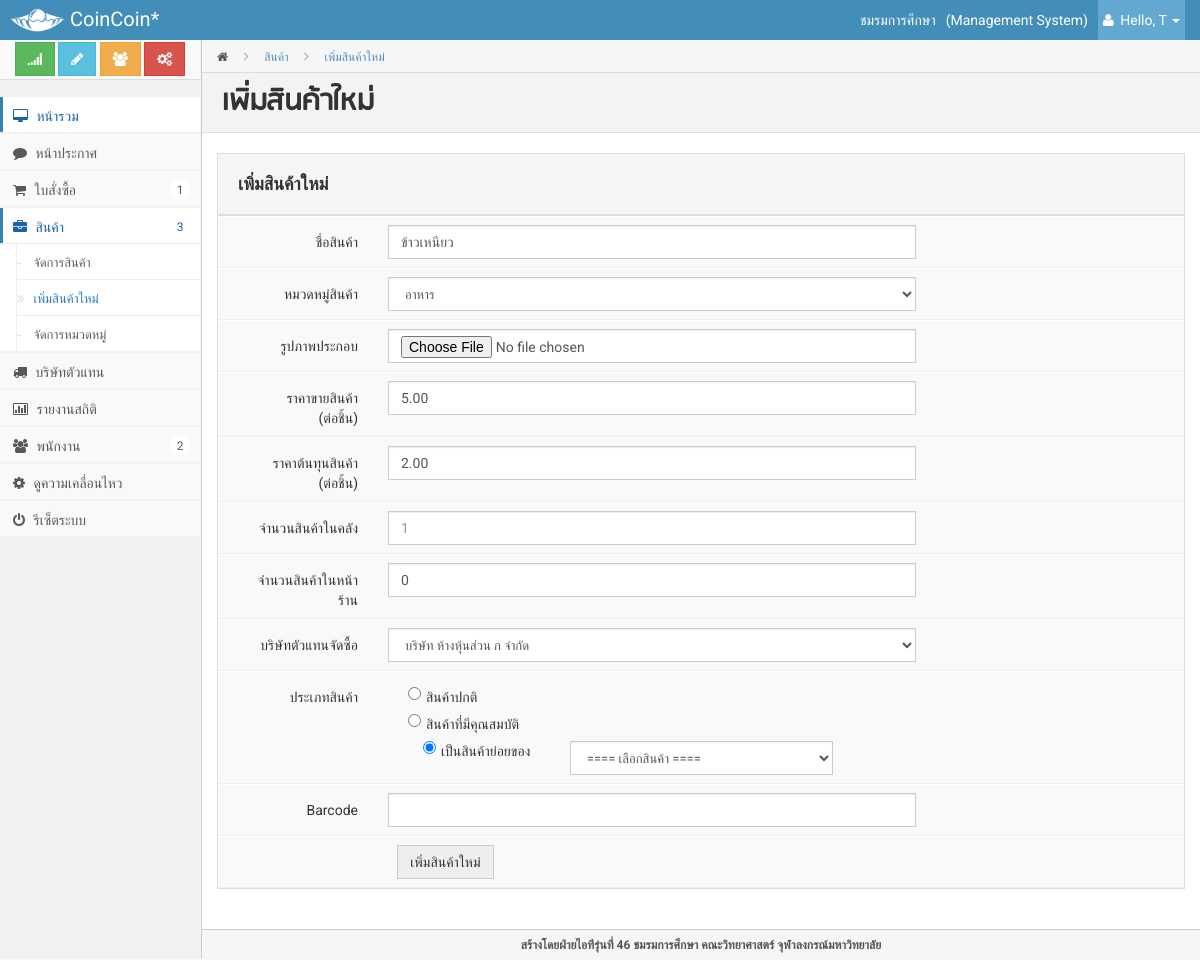
Page /admin/index.php?page=addproduct&pid=1 (signed in) on the committed database.
### tables this page shows
CREATE TABLE IF NOT EXISTS `whmakeproduct` (
  `productid` int(5) NOT NULL,
  `warehouseid` int(5) NOT NULL,
  PRIMARY KEY (`warehouseid`,`productid`),
  KEY `productidFK` (`productid`)
);

CREATE TABLE IF NOT EXISTS `product` (
  `productid` int(10) NOT NULL AUTO_INCREMENT,
  `pname` varchar(100) NOT NULL,
  `catid` int(3) NOT NULL,
  `pic` varchar(200) DEFAULT NULL,
  `price` decimal(10,2) NOT NULL,
  `cost` decimal(10,2) DEFAULT NULL,
  `stock` int(5) NOT NULL,
  `type` int(2) NOT NULL,
  `barcode` varchar(13) DEFAULT NULL,
  `parentid` int(10) DEFAULT NULL,
  PRIMARY KEY (`productid`),
  KEY `catid` (`catid`)
);

CREATE TABLE IF NOT EXISTS `category` (
  `catid` int(2) NOT NULL AUTO_INCREMENT COMMENT 'ID หมวดหมู่',
  `description` varchar(100) DEFAULT NULL COMMENT 'ชื่อหมวดหมู่',
  `ranking` int(3) NOT NULL,
  PRIMARY KEY (`catid`),
  UNIQUE KEY `description` (`description`)
);

### admin/modules/addproduct.php (the view, shortened to what this page needs)
<?php
	$pid =  (isset($_GET["pid"])) ? $_GET["pid"] : '';
	$ch = false;
	if(isset($_GET["pid"])) {
		$ch = true;
		$sqllist = "SELECT * FROM product p LEFT OUTER JOIN whmakeproduct whp ON p.productid=whp.productid LEFT OUTER JOIN warehouse wh ON wh.warehouseid = whp.warehouseid WHERE p.productid=$pid ";
		$query= mysqli_query($connect, $sqllist);
		$row = mysqli_fetch_array($query);
	}
?>
        <div class="page-head">
            <div class="bread-crumb">
                <a href="index.html"><i class="icon-home"></i></a>
                <i class="icon-angle-right"></i>
                <a href="index.php?page=product" class="bread-current">สินค้า</a>
				<i class="icon-angle-right"></i>
                <a href="#" class="bread-current">เพิ่มสินค้าใหม่</a>
            </div>
            <h3 class="content-heading">เพิ่มสินค้าใหม่</h3>
        </div>
        <div class="matter">
            <div class="container">
                <div class="row">
					<div class="col-md-12">
					<form action="index.php?page=addproduct&action=add" method="POST" class="form-horizontal form-box" role="form" enctype="multipart/form-data">
                                    <h4 class="form-box-header">เพิ่มสินค้าใหม่</h4>
                                    <div class="form-box-content">
                                        <div class="form-group">
                                            <label class="col-lg-7 control-label">ชื่อสินค้า</label>
                                            <div class="col-lg-7">
                                                <input class="form-control" placeholder="" type="text" name="product_name" <?php if($ch) echo "value=\"{$row['pname']}\"";?>>
                                            </div>
                                        </div>
										<div class="form-group">
                                            <label class="col-lg-5 control-label">หมวดหมู่สินค้า</label>
                                            <div class="col-lg-7">
													<select name="product_catid" class="form-control">
													<?php
													$sql = mysqli_query($connect, "SELECT catid, description FROM category ORDER BY ranking");
													while($result = mysqli_fetch_array($sql)) {
														echo "<option value=\"{$result['catid']}\" ";
														if($ch) {
																	if($result['catid'] == $row['catid']) echo "selected";
														}
														echo ">{$result['description']}</option>";
													}
													?>
													</select>
                                            </div>
                                        </div>
										<div class="form-group">
                                            <label class="col-lg-5 control-label">รูปภาพประกอบ</label>
                                            <div class="col-lg-7">
                                                <input type="file" name="fileUpload" class="form-control"/>
                                            </div>
                                        </div>
										<div class="form-group">
                                            <label class="col-lg-5 control-label">ราคาขายสินค้า<br>(ต่อชิ้น)</label>
                                            <div class="col-lg-7">
                                                <input class="form-control" placeholder="0.00" type="text" name="product_price" <?php if($ch) echo "value=\"{$row['price']}\"";?>>
                                            </div>
                                        </div>
										<div class="form-group">
                                            <label class="col-lg-5 control-label">ราคาต้นทุนสินค้า<br>(ต่อชิ้น)</label>
                                            <div class="col-lg-7">
                                                <input class="form-control" placeholder="0.00" type="text" name="product_cost" <?php if($ch) echo "value=\"{$row['cost']}\"";?>>
                                            </div>
                                        </div>
                                        <div class="form-group">
                                            <label class="col-lg-5 control-label">จำนวนสินค้าในคลัง</label>
                                            <div class="col-lg-7">
                                                <input class="form-control" placeholder="1" type="text" name="product_wstock" <?php if($ch) echo "value=\"{$row['wStock']}\"";?>>
                                            </div>
                                        </div>
										<div class="form-group">
                                            <label class="col-lg-5 control-label">จำนวนสินค้าในหน้าร้าน</label>
                                            <div class="col-lg-7">
                                                <input class="form-control" placeholder="1" type="text" name="product_stock" <?php if($ch) echo "value=\"{$row['stock']}\"";?>>
                                            </div>
                                        </div>
										<div class="form-group">
                                            <label class="col-lg-5 control-label">บริษัทตัวแทนจัดซื้อ</label>
                                            <div class="col-lg-7">
                                                <select name="product_warehouse" class="form-control" >
													<?php
													$sql = mysqli_query($connect, "SELECT warehouseid, wname FROM warehouse");
													while($result = mysqli_fetch_array($sql)) {
														echo "<option value=\"{$result['warehouseid']}\" ";
														if($ch) {
																	if($result['warehouseid'] == $row['warehouseid']) echo "selected";
														}
														echo ">{$result['wname']}</option>";
													}
													?>
												</select>
                                            </div>
                                        </div>
										<div class="form-group">
                                            <label class="col-lg-5 control-label">ประเภทสินค้า</label>
                                            <div class="col-lg-8">
                                                <div class="radio">
                                                    <label>
                                                        <input type="radio" name="product_type" id="optionsRadios1"
                                                               value="1" <?php if(!$ch) echo "checked";?> >สินค้าปกติ
                                                    </label>
                                                </div>
                                                <div class="radio">
                                                    <label>
                                                        <input type="radio" name="product_type" id="optionsRadios2"
                                                               value="2">สินค้าที่มีคุณสมบัติ
                                                    </label>
                                                </div>
												<div class="radio">
													<div class="col-lg-3">
														<label>
															<input type="radio" name="product_type" id="optionsRadios2"
																   value="3" <?php if($ch) echo "checked";?> >เป็นสินค้าย่อยของ
														</label>
													</div>
													<div class="col-lg-6">
														<select name="subproduct" class="form-control" >
														<option selected>==== เลือกสินค้า ====</option>
														</select>
													</div>
                                            </div>
                                            </div>
                                        </div>
										<div class="form-group">
                                            <label class="col-lg-5 control-label">Barcode</label>
                                            <div class="col-lg-7">
                                                <input class="form-control" placeholder="" type="text" name="product_barcode">
                                            </div>
                                        </div>
                                        <div class="form-group">
                                            <div class="col-lg-offset-2 col-lg-9">
                                                <button type="submit" class="btn btn-default">เพิ่มสินค้าใหม่</button>
                                            </div>
                                        </div>
                                    </div>
                    </form>
					</div>
                </div>
            </div>
        </div>

### admin/style/style.css (style rules this page uses)
* { border-radius: 0 !important; filter: progid:DXImageTransform.Microsoft.gradient(enabled = false) !important; text-shadow: none !important; font-family: Roboto,"Helvetica Neue",Helvetica, sans-serif; }
form * { font-family: Roboto,"Helvetica Neue",Helvetica, sans-serif; }
input, textarea { background-image: none !important; border: 1px solid #ccc !important; font-family: Roboto,"Helvetica Neue",Helvetica, sans-serif !important; }
select { font-size: 13px !important; }
input[type="radio"], input[type="checkbox"] { margin: 0px 0 0 !important; margin-right: 5px !important; line-height: 23px !important; border:0px !important; }
.btn { background-image: none !important; font-family: Roboto,"Helvetica Neue",Helvetica, sans-serif; outline: 0 none; }
body { background-color: #F9F9F9; color: #333333; font-family: Roboto,"Helvetica Neue",Helvetica,Arial,sans-serif; font-size: 14px; -webkit-font-smoothing: antialiased; line-height: 20px; padding-top: 40px; }
h1, h2, h3, h4, h5, h6, .h1, .h2, .h3, .h4, .h5, .h6 { font-family: Roboto,"Helvetica Neue",Helvetica,Arial,sans-serif; font-weight: 700; line-height: 20px; }
h1, h2, h3 { line-height: 40px; margin-bottom: 10px; margin-top: 20px; }
h4, h5, h6 { margin-bottom: 10px; margin-top: 10px; }
h3, .h3 { font-size: 24px; }
h4, .h4 { font-size: 18px; }
a { color: #4C8FBD; }
label { font-weight: 400; }
.btn-default { background: #EEEEEE !important; }
form { margin: 10px; }
form label { font-weight: 400; }
.form-horizontal .control-label { width: 150px; }
.form-box { background-color: #F9F9F9; border: 1px solid #DDDDDD; margin: 0 0 20px; }
.form-box-header { background-color: #F5F5F5; border-bottom: 2px solid #DDDDDD; margin: 0; padding: 20px; }
.form-box-content { padding: 0 15px; }
.form-box .form-group { border-bottom: 1px solid #EEEEEE; border-top: 1px solid #FFFFFF; margin: 0 -15px; padding: 8px 5px; }
.mainbar .container { max-width:100% !important; }
.mainbar .page-head { padding: 0 20px 0px; }
.mainbar .bread-crumb { background-color: #F6F6F6; border-bottom: 1px solid #DDDDDD; list-style: none outside none; margin: 0px -20px 20px; padding: 0 0 0 15px; }
.mainbar .bread-crumb > i { color: #aaa; line-height: 32px; padding: 0 12px; }
.mainbar .bread-crumb a { display: inline-block; color: #555; font-size: 12px; height: 30px; line-height: 32px; }
.mainbar .bread-crumb a.bread-current { color: #4C8FBD; text-decoration: none; }
.content-heading { font-family: 'rsu-regular'; font-size: 2.3em; border-top: 0 none; margin: -20px -20px 20px 0; background-color: #F3F3F3; border-bottom: 1px solid #DDDDDD; border-top: 1px solid #DDDDDD; padding: 10px 20px 9px; }
.mainbar .page-head .content-heading { margin: -20px -20px 20px; border-top: 0; }
.mainbar .matter { padding: 0 0 20px 0px; }

### rows in the picture
whmakeproduct: product_name "ข้าวเหนียว", product_price "5.00", product_cost "2.00", product_stock "0"
product: product_catid "อาหาร"

### other values in the picture
$info['name'] "ชมรมการศึกษา"
$_SESSION["firstname"] "T"
form field product_warehouse "บริษัท ห้างหุ้นส่วน ก จำกัด"
